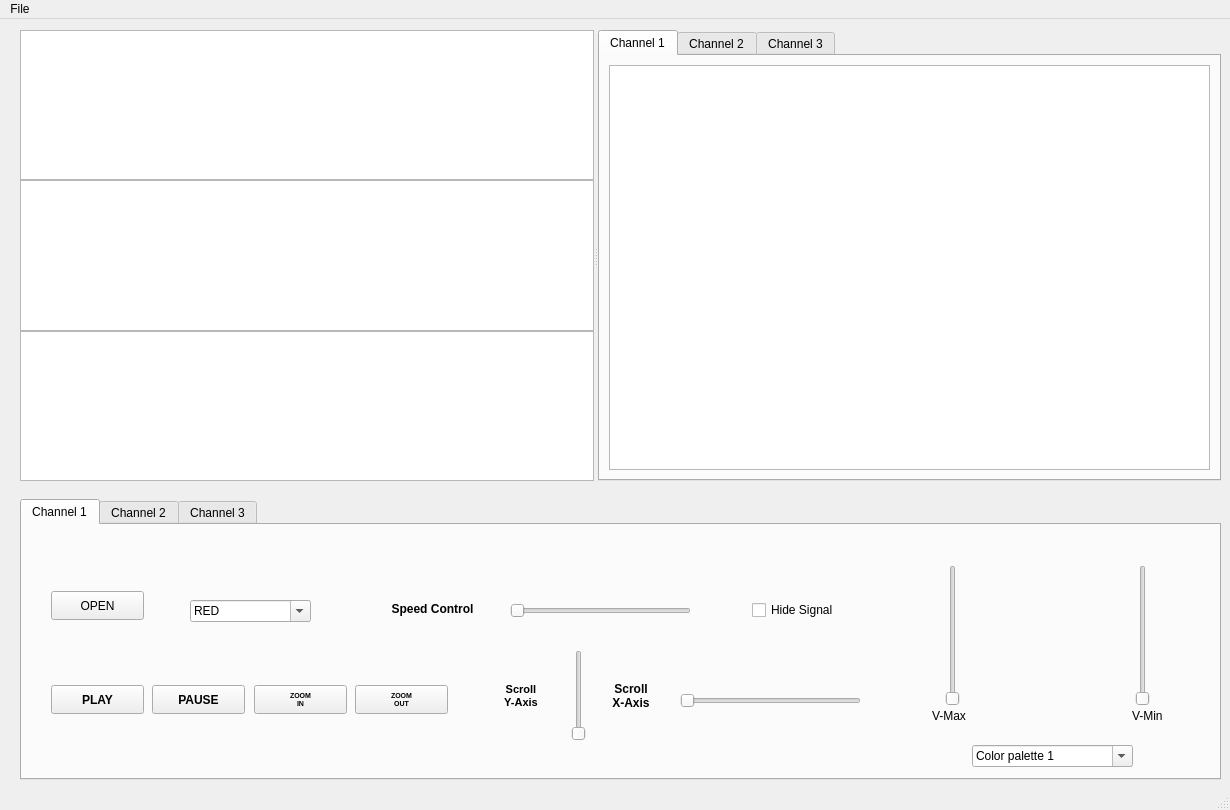
<?xml version="1.0" encoding="UTF-8"?>
<ui version="4.0">
 <class>MainWindow</class>
 <widget class="QMainWindow" name="MainWindow">
  <property name="geometry">
   <rect>
    <x>0</x>
    <y>0</y>
    <width>1230</width>
    <height>810</height>
   </rect>
  </property>
  <property name="sizePolicy">
   <sizepolicy hsizetype="Preferred" vsizetype="Preferred">
    <horstretch>0</horstretch>
    <verstretch>0</verstretch>
   </sizepolicy>
  </property>
  <property name="windowTitle">
   <string>Signal Viewer</string>
  </property>
  <property name="windowIcon">
   <iconset>
    <normaloff>Test/ICONS/wicon.jpg</normaloff>Test/ICONS/wicon.jpg</iconset>
  </property>
  <widget class="QWidget" name="centralwidget">
   <widget class="QTabWidget" name="tabWidget">
    <property name="geometry">
     <rect>
      <x>20</x>
      <y>480</y>
      <width>1201</width>
      <height>281</height>
     </rect>
    </property>
    <property name="currentIndex">
     <number>0</number>
    </property>
    <property name="iconSize">
     <size>
      <width>60</width>
      <height>20</height>
     </size>
    </property>
    <widget class="QWidget" name="tab_1">
     <attribute name="title">
      <string>Channel 1</string>
     </attribute>
     <widget class="QCheckBox" name="hide_1">
      <property name="geometry">
       <rect>
        <x>730</x>
        <y>75</y>
        <width>89</width>
        <height>20</height>
       </rect>
      </property>
      <property name="text">
       <string>Hide Signal</string>
      </property>
     </widget>
     <widget class="QLabel" name="labelY_1">
      <property name="geometry">
       <rect>
        <x>478</x>
        <y>155</y>
        <width>42</width>
        <height>32</height>
       </rect>
      </property>
      <property name="font">
       <font>
        <pointsize>8</pointsize>
        <weight>75</weight>
        <bold>true</bold>
       </font>
      </property>
      <property name="text">
       <string>&lt;html&gt;&lt;head/&gt;&lt;body&gt;&lt;p&gt;Scroll&lt;br/&gt;Y-Axis&lt;/p&gt;&lt;/body&gt;&lt;/html&gt;</string>
      </property>
      <property name="alignment">
       <set>Qt::AlignCenter</set>
      </property>
     </widget>
     <widget class="QSlider" name="speedSlider_1">
      <property name="geometry">
       <rect>
        <x>488</x>
        <y>75</y>
        <width>181</width>
        <height>22</height>
       </rect>
      </property>
      <property name="sizePolicy">
       <sizepolicy hsizetype="Preferred" vsizetype="Fixed">
        <horstretch>0</horstretch>
        <verstretch>0</verstretch>
       </sizepolicy>
      </property>
      <property name="orientation">
       <enum>Qt::Horizontal</enum>
      </property>
     </widget>
     <widget class="QSlider" name="horizontalSlider_1">
      <property name="geometry">
       <rect>
        <x>658</x>
        <y>165</y>
        <width>181</width>
        <height>22</height>
       </rect>
      </property>
      <property name="sizePolicy">
       <sizepolicy hsizetype="Preferred" vsizetype="Fixed">
        <horstretch>0</horstretch>
        <verstretch>0</verstretch>
       </sizepolicy>
      </property>
      <property name="orientation">
       <enum>Qt::Horizontal</enum>
      </property>
     </widget>
     <widget class="QPushButton" name="play_1">
      <property name="geometry">
       <rect>
        <x>29</x>
        <y>160</y>
        <width>93</width>
        <height>29</height>
       </rect>
      </property>
      <property name="font">
       <font>
        <weight>75</weight>
        <bold>true</bold>
       </font>
      </property>
      <property name="text">
       <string>PLAY</string>
      </property>
      <property name="icon">
       <iconset>
        <normaloff>Test/ICONS/play1.png</normaloff>Test/ICONS/play1.png</iconset>
      </property>
     </widget>
     <widget class="QPushButton" name="open_1">
      <property name="geometry">
       <rect>
        <x>29</x>
        <y>66</y>
        <width>93</width>
        <height>29</height>
       </rect>
      </property>
      <property name="text">
       <string>OPEN</string>
      </property>
      <property name="icon">
       <iconset>
        <normaloff>Test/ICONS/open1.PNG</normaloff>Test/ICONS/open1.PNG</iconset>
      </property>
     </widget>
     <widget class="QSlider" name="verticalSlider_1">
      <property name="geometry">
       <rect>
        <x>546</x>
        <y>125</y>
        <width>22</width>
        <height>91</height>
       </rect>
      </property>
      <property name="orientation">
       <enum>Qt::Vertical</enum>
      </property>
     </widget>
     <widget class="QPushButton" name="pause_1">
      <property name="geometry">
       <rect>
        <x>130</x>
        <y>160</y>
        <width>93</width>
        <height>29</height>
       </rect>
      </property>
      <property name="font">
       <font>
        <weight>75</weight>
        <bold>true</bold>
       </font>
      </property>
      <property name="text">
       <string>PAUSE</string>
      </property>
      <property name="icon">
       <iconset>
        <normaloff>Test/ICONS/pause1.png</normaloff>Test/ICONS/pause1.png</iconset>
      </property>
     </widget>
     <widget class="QPushButton" name="zoom_out_1">
      <property name="geometry">
       <rect>
        <x>333</x>
        <y>160</y>
        <width>93</width>
        <height>29</height>
       </rect>
      </property>
      <property name="font">
       <font>
        <pointsize>5</pointsize>
        <weight>75</weight>
        <bold>true</bold>
       </font>
      </property>
      <property name="text">
       <string>ZOOM
OUT</string>
      </property>
      <property name="icon">
       <iconset>
        <normaloff>Test/ICONS/zoomout1.png</normaloff>Test/ICONS/zoomout1.png</iconset>
      </property>
     </widget>
     <widget class="QLabel" name="labelX_1">
      <property name="geometry">
       <rect>
        <x>588</x>
        <y>155</y>
        <width>42</width>
        <height>32</height>
       </rect>
      </property>
      <property name="font">
       <font>
        <weight>75</weight>
        <bold>true</bold>
       </font>
      </property>
      <property name="text">
       <string>&lt;html&gt;&lt;head/&gt;&lt;body&gt;&lt;p&gt;Scroll&lt;br/&gt;X-Axis&lt;/p&gt;&lt;/body&gt;&lt;/html&gt;</string>
      </property>
      <property name="alignment">
       <set>Qt::AlignCenter</set>
      </property>
     </widget>
     <widget class="QPushButton" name="zoom_in_1">
      <property name="geometry">
       <rect>
        <x>232</x>
        <y>160</y>
        <width>93</width>
        <height>29</height>
       </rect>
      </property>
      <property name="font">
       <font>
        <pointsize>5</pointsize>
        <weight>75</weight>
        <bold>true</bold>
       </font>
      </property>
      <property name="text">
       <string>ZOOM
IN</string>
      </property>
      <property name="icon">
       <iconset>
        <normaloff>Test/ICONS/zoomin1.png</normaloff>Test/ICONS/zoomin1.png</iconset>
      </property>
      <property name="checked">
       <bool>false</bool>
      </property>
     </widget>
     <widget class="QLabel" name="labelSpeed_1">
      <property name="geometry">
       <rect>
        <x>358</x>
        <y>75</y>
        <width>105</width>
        <height>18</height>
       </rect>
      </property>
      <property name="font">
       <font>
        <pointsize>9</pointsize>
        <weight>75</weight>
        <bold>true</bold>
       </font>
      </property>
      <property name="text">
       <string>&lt;html&gt;&lt;head/&gt;&lt;body&gt;&lt;p&gt;Speed Control&lt;/p&gt;&lt;/body&gt;&lt;/html&gt;</string>
      </property>
      <property name="alignment">
       <set>Qt::AlignCenter</set>
      </property>
     </widget>
     <widget class="QComboBox" name="comboBoxColor_1">
      <property name="geometry">
       <rect>
        <x>168</x>
        <y>75</y>
        <width>121</width>
        <height>22</height>
       </rect>
      </property>
      <property name="editable">
       <bool>true</bool>
      </property>
      <property name="currentText">
       <string>RED</string>
      </property>
      <item>
       <property name="text">
        <string>RED</string>
       </property>
      </item>
      <item>
       <property name="text">
        <string>Green</string>
       </property>
      </item>
      <item>
       <property name="text">
        <string>Blue</string>
       </property>
      </item>
     </widget>
     <widget class="QComboBox" name="comboBox_ColorPalette_1">
      <property name="geometry">
       <rect>
        <x>950</x>
        <y>220</y>
        <width>161</width>
        <height>22</height>
       </rect>
      </property>
      <property name="editable">
       <bool>true</bool>
      </property>
      <property name="currentText">
       <string>Color palette 1</string>
      </property>
      <item>
       <property name="text">
        <string>Color palette 1</string>
       </property>
      </item>
      <item>
       <property name="text">
        <string>Color palette 2</string>
       </property>
      </item>
      <item>
       <property name="text">
        <string>Color palette 3</string>
       </property>
      </item>
      <item>
       <property name="text">
        <string>Color palette 4</string>
       </property>
      </item>
      <item>
       <property name="text">
        <string>Color palette 5</string>
       </property>
      </item>
     </widget>
     <widget class="QLabel" name="labelSpecVMax_1">
      <property name="geometry">
       <rect>
        <x>910</x>
        <y>180</y>
        <width>36</width>
        <height>22</height>
       </rect>
      </property>
      <property name="text">
       <string>V-Max</string>
      </property>
     </widget>
     <widget class="QLabel" name="labelSpecVMin_1">
      <property name="geometry">
       <rect>
        <x>1110</x>
        <y>180</y>
        <width>33</width>
        <height>22</height>
       </rect>
      </property>
      <property name="text">
       <string>V-Min</string>
      </property>
     </widget>
     <widget class="QSlider" name="SpecVMinSlider_1">
      <property name="geometry">
       <rect>
        <x>1110</x>
        <y>40</y>
        <width>22</width>
        <height>141</height>
       </rect>
      </property>
      <property name="orientation">
       <enum>Qt::Vertical</enum>
      </property>
     </widget>
     <widget class="QSlider" name="SpecVMaxSlider_1">
      <property name="geometry">
       <rect>
        <x>920</x>
        <y>40</y>
        <width>22</width>
        <height>141</height>
       </rect>
      </property>
      <property name="orientation">
       <enum>Qt::Vertical</enum>
      </property>
     </widget>
    </widget>
    <widget class="QWidget" name="tab_2">
     <attribute name="title">
      <string>Channel 2</string>
     </attribute>
     <widget class="QLabel" name="labelSpeed_2">
      <property name="geometry">
       <rect>
        <x>358</x>
        <y>75</y>
        <width>105</width>
        <height>18</height>
       </rect>
      </property>
      <property name="font">
       <font>
        <pointsize>9</pointsize>
        <weight>75</weight>
        <bold>true</bold>
       </font>
      </property>
      <property name="text">
       <string>&lt;html&gt;&lt;head/&gt;&lt;body&gt;&lt;p&gt;Speed Control&lt;/p&gt;&lt;/body&gt;&lt;/html&gt;</string>
      </property>
      <property name="alignment">
       <set>Qt::AlignCenter</set>
      </property>
     </widget>
     <widget class="QLabel" name="labelY_2">
      <property name="geometry">
       <rect>
        <x>478</x>
        <y>155</y>
        <width>42</width>
        <height>32</height>
       </rect>
      </property>
      <property name="font">
       <font>
        <pointsize>8</pointsize>
        <weight>75</weight>
        <bold>true</bold>
       </font>
      </property>
      <property name="text">
       <string>&lt;html&gt;&lt;head/&gt;&lt;body&gt;&lt;p&gt;Scroll&lt;br/&gt;Y-Axis&lt;/p&gt;&lt;/body&gt;&lt;/html&gt;</string>
      </property>
      <property name="alignment">
       <set>Qt::AlignCenter</set>
      </property>
     </widget>
     <widget class="QPushButton" name="zoom_in_2">
      <property name="geometry">
       <rect>
        <x>232</x>
        <y>160</y>
        <width>93</width>
        <height>29</height>
       </rect>
      </property>
      <property name="font">
       <font>
        <pointsize>5</pointsize>
        <weight>75</weight>
        <bold>true</bold>
       </font>
      </property>
      <property name="text">
       <string>ZOOM
IN</string>
      </property>
      <property name="icon">
       <iconset>
        <normaloff>Test/ICONS/zoomin1.png</normaloff>Test/ICONS/zoomin1.png</iconset>
      </property>
      <property name="checked">
       <bool>false</bool>
      </property>
     </widget>
     <widget class="QCheckBox" name="hide_2">
      <property name="geometry">
       <rect>
        <x>730</x>
        <y>75</y>
        <width>89</width>
        <height>20</height>
       </rect>
      </property>
      <property name="text">
       <string>Hide Signal</string>
      </property>
     </widget>
     <widget class="QPushButton" name="zoom_out_2">
      <property name="geometry">
       <rect>
        <x>333</x>
        <y>160</y>
        <width>93</width>
        <height>29</height>
       </rect>
      </property>
      <property name="font">
       <font>
        <pointsize>5</pointsize>
        <weight>75</weight>
        <bold>true</bold>
       </font>
      </property>
      <property name="text">
       <string>ZOOM
OUT</string>
      </property>
      <property name="icon">
       <iconset>
        <normaloff>Test/ICONS/zoomout1.png</normaloff>Test/ICONS/zoomout1.png</iconset>
      </property>
     </widget>
     <widget class="QPushButton" name="open_2">
      <property name="geometry">
       <rect>
        <x>29</x>
        <y>66</y>
        <width>93</width>
        <height>29</height>
       </rect>
      </property>
      <property name="text">
       <string>OPEN</string>
      </property>
      <property name="icon">
       <iconset>
        <normaloff>Test/ICONS/open1.PNG</normaloff>Test/ICONS/open1.PNG</iconset>
      </property>
     </widget>
     <widget class="QPushButton" name="play_2">
      <property name="geometry">
       <rect>
        <x>29</x>
        <y>160</y>
        <width>93</width>
        <height>29</height>
       </rect>
      </property>
      <property name="font">
       <font>
        <weight>75</weight>
        <bold>true</bold>
       </font>
      </property>
      <property name="text">
       <string>PLAY</string>
      </property>
      <property name="icon">
       <iconset>
        <normaloff>Test/ICONS/play1.png</normaloff>Test/ICONS/play1.png</iconset>
      </property>
     </widget>
     <widget class="QSlider" name="speedSlider_2">
      <property name="geometry">
       <rect>
        <x>488</x>
        <y>75</y>
        <width>181</width>
        <height>22</height>
       </rect>
      </property>
      <property name="sizePolicy">
       <sizepolicy hsizetype="Preferred" vsizetype="Fixed">
        <horstretch>0</horstretch>
        <verstretch>0</verstretch>
       </sizepolicy>
      </property>
      <property name="orientation">
       <enum>Qt::Horizontal</enum>
      </property>
     </widget>
     <widget class="QSlider" name="horizontalSlider_2">
      <property name="geometry">
       <rect>
        <x>658</x>
        <y>165</y>
        <width>181</width>
        <height>22</height>
       </rect>
      </property>
      <property name="sizePolicy">
       <sizepolicy hsizetype="Preferred" vsizetype="Fixed">
        <horstretch>0</horstretch>
        <verstretch>0</verstretch>
       </sizepolicy>
      </property>
      <property name="orientation">
       <enum>Qt::Horizontal</enum>
      </property>
     </widget>
     <widget class="QComboBox" name="comboBoxColor_2">
      <property name="geometry">
       <rect>
        <x>168</x>
        <y>75</y>
        <width>121</width>
        <height>22</height>
       </rect>
      </property>
      <property name="editable">
       <bool>true</bool>
      </property>
      <property name="currentText">
       <string>RED</string>
      </property>
      <item>
       <property name="text">
        <string>RED</string>
       </property>
      </item>
      <item>
       <property name="text">
        <string>Green</string>
       </property>
      </item>
      <item>
       <property name="text">
        <string>Blue</string>
       </property>
      </item>
     </widget>
     <widget class="QLabel" name="labelX_2">
      <property name="geometry">
       <rect>
        <x>588</x>
        <y>155</y>
        <width>42</width>
        <height>32</height>
       </rect>
      </property>
      <property name="font">
       <font>
        <weight>75</weight>
        <bold>true</bold>
       </font>
      </property>
      <property name="text">
       <string>&lt;html&gt;&lt;head/&gt;&lt;body&gt;&lt;p&gt;Scroll&lt;br/&gt;X-Axis&lt;/p&gt;&lt;/body&gt;&lt;/html&gt;</string>
      </property>
      <property name="alignment">
       <set>Qt::AlignCenter</set>
      </property>
     </widget>
     <widget class="QSlider" name="verticalSlider_2">
      <property name="geometry">
       <rect>
        <x>546</x>
        <y>125</y>
        <width>22</width>
        <height>91</height>
       </rect>
      </property>
      <property name="orientation">
       <enum>Qt::Vertical</enum>
      </property>
     </widget>
     <widget class="QPushButton" name="pause_2">
      <property name="geometry">
       <rect>
        <x>130</x>
        <y>160</y>
        <width>93</width>
        <height>29</height>
       </rect>
      </property>
      <property name="font">
       <font>
        <weight>75</weight>
        <bold>true</bold>
       </font>
      </property>
      <property name="text">
       <string>PAUSE</string>
      </property>
      <property name="icon">
       <iconset>
        <normaloff>Test/ICONS/pause1.png</normaloff>Test/ICONS/pause1.png</iconset>
      </property>
     </widget>
     <widget class="QComboBox" name="comboBox_ColorPalette_2">
      <property name="geometry">
       <rect>
        <x>950</x>
        <y>220</y>
        <width>161</width>
        <height>22</height>
       </rect>
      </property>
      <property name="editable">
       <bool>true</bool>
      </property>
      <property name="currentText">
       <string>Color palette 1</string>
      </property>
      <item>
       <property name="text">
        <string>Color palette 1</string>
       </property>
      </item>
      <item>
       <property name="text">
        <string>Color palette 2</string>
       </property>
      </item>
      <item>
       <property name="text">
        <string>Color palette 3</string>
       </property>
      </item>
      <item>
       <property name="text">
        <string>Color palette 4</string>
       </property>
      </item>
      <item>
       <property name="text">
        <string>Color palette 5</string>
       </property>
      </item>
     </widget>
     <widget class="QLabel" name="labelSpecVMax_2">
      <property name="geometry">
       <rect>
        <x>910</x>
        <y>180</y>
        <width>36</width>
        <height>22</height>
       </rect>
      </property>
      <property name="text">
       <string>V-Max</string>
      </property>
     </widget>
     <widget class="QLabel" name="labelSpecVMin_2">
      <property name="geometry">
       <rect>
        <x>1110</x>
        <y>180</y>
        <width>33</width>
        <height>22</height>
       </rect>
      </property>
      <property name="text">
       <string>V-Min</string>
      </property>
     </widget>
     <widget class="QSlider" name="SpecVMinSlider_2">
      <property name="geometry">
       <rect>
        <x>1110</x>
        <y>40</y>
        <width>22</width>
        <height>141</height>
       </rect>
      </property>
      <property name="orientation">
       <enum>Qt::Vertical</enum>
      </property>
     </widget>
     <widget class="QSlider" name="SpecVMaxSlider_2">
      <property name="geometry">
       <rect>
        <x>920</x>
        <y>40</y>
        <width>22</width>
        <height>141</height>
       </rect>
      </property>
      <property name="orientation">
       <enum>Qt::Vertical</enum>
      </property>
     </widget>
    </widget>
    <widget class="QWidget" name="tab_3">
     <attribute name="title">
      <string>Channel 3</string>
     </attribute>
     <widget class="QLabel" name="labelY_3">
      <property name="geometry">
       <rect>
        <x>478</x>
        <y>155</y>
        <width>42</width>
        <height>32</height>
       </rect>
      </property>
      <property name="font">
       <font>
        <pointsize>8</pointsize>
        <weight>75</weight>
        <bold>true</bold>
       </font>
      </property>
      <property name="text">
       <string>&lt;html&gt;&lt;head/&gt;&lt;body&gt;&lt;p&gt;Scroll&lt;br/&gt;Y-Axis&lt;/p&gt;&lt;/body&gt;&lt;/html&gt;</string>
      </property>
      <property name="alignment">
       <set>Qt::AlignCenter</set>
      </property>
     </widget>
     <widget class="QSlider" name="horizontalSlider_3">
      <property name="geometry">
       <rect>
        <x>658</x>
        <y>165</y>
        <width>181</width>
        <height>22</height>
       </rect>
      </property>
      <property name="sizePolicy">
       <sizepolicy hsizetype="Preferred" vsizetype="Fixed">
        <horstretch>0</horstretch>
        <verstretch>0</verstretch>
       </sizepolicy>
      </property>
      <property name="orientation">
       <enum>Qt::Horizontal</enum>
      </property>
     </widget>
     <widget class="QComboBox" name="comboBoxColor_3">
      <property name="geometry">
       <rect>
        <x>168</x>
        <y>75</y>
        <width>121</width>
        <height>22</height>
       </rect>
      </property>
      <property name="editable">
       <bool>true</bool>
      </property>
      <property name="currentText">
       <string>RED</string>
      </property>
      <item>
       <property name="text">
        <string>RED</string>
       </property>
      </item>
      <item>
       <property name="text">
        <string>Green</string>
       </property>
      </item>
      <item>
       <property name="text">
        <string>Blue</string>
       </property>
      </item>
     </widget>
     <widget class="QPushButton" name="pause_3">
      <property name="geometry">
       <rect>
        <x>130</x>
        <y>160</y>
        <width>93</width>
        <height>29</height>
       </rect>
      </property>
      <property name="font">
       <font>
        <weight>75</weight>
        <bold>true</bold>
       </font>
      </property>
      <property name="text">
       <string>PAUSE</string>
      </property>
      <property name="icon">
       <iconset>
        <normaloff>Test/ICONS/pause1.png</normaloff>Test/ICONS/pause1.png</iconset>
      </property>
     </widget>
     <widget class="QLabel" name="labelX_3">
      <property name="geometry">
       <rect>
        <x>588</x>
        <y>155</y>
        <width>42</width>
        <height>32</height>
       </rect>
      </property>
      <property name="font">
       <font>
        <weight>75</weight>
        <bold>true</bold>
       </font>
      </property>
      <property name="text">
       <string>&lt;html&gt;&lt;head/&gt;&lt;body&gt;&lt;p&gt;Scroll&lt;br/&gt;X-Axis&lt;/p&gt;&lt;/body&gt;&lt;/html&gt;</string>
      </property>
      <property name="alignment">
       <set>Qt::AlignCenter</set>
      </property>
     </widget>
     <widget class="QSlider" name="speedSlider_3">
      <property name="geometry">
       <rect>
        <x>488</x>
        <y>75</y>
        <width>181</width>
        <height>22</height>
       </rect>
      </property>
      <property name="sizePolicy">
       <sizepolicy hsizetype="Preferred" vsizetype="Fixed">
        <horstretch>0</horstretch>
        <verstretch>0</verstretch>
       </sizepolicy>
      </property>
      <property name="orientation">
       <enum>Qt::Horizontal</enum>
      </property>
     </widget>
     <widget class="QPushButton" name="zoom_in_3">
      <property name="geometry">
       <rect>
        <x>232</x>
        <y>160</y>
        <width>93</width>
        <height>29</height>
       </rect>
      </property>
      <property name="font">
       <font>
        <pointsize>5</pointsize>
        <weight>75</weight>
        <bold>true</bold>
       </font>
      </property>
      <property name="text">
       <string>ZOOM
IN</string>
      </property>
      <property name="icon">
       <iconset>
        <normaloff>Test/ICONS/zoomin1.png</normaloff>Test/ICONS/zoomin1.png</iconset>
      </property>
      <property name="checked">
       <bool>false</bool>
      </property>
     </widget>
     <widget class="QPushButton" name="play_3">
      <property name="geometry">
       <rect>
        <x>29</x>
        <y>160</y>
        <width>93</width>
        <height>29</height>
       </rect>
      </property>
      <property name="font">
       <font>
        <weight>75</weight>
        <bold>true</bold>
       </font>
      </property>
      <property name="text">
       <string>PLAY</string>
      </property>
      <property name="icon">
       <iconset>
        <normaloff>Test/ICONS/play1.png</normaloff>Test/ICONS/play1.png</iconset>
      </property>
     </widget>
     <widget class="QCheckBox" name="hide_3">
      <property name="geometry">
       <rect>
        <x>730</x>
        <y>75</y>
        <width>89</width>
        <height>20</height>
       </rect>
      </property>
      <property name="text">
       <string>Hide Signal</string>
      </property>
     </widget>
     <widget class="QPushButton" name="zoom_out_3">
      <property name="geometry">
       <rect>
        <x>333</x>
        <y>160</y>
        <width>93</width>
        <height>29</height>
       </rect>
      </property>
      <property name="font">
       <font>
        <pointsize>5</pointsize>
        <weight>75</weight>
        <bold>true</bold>
       </font>
      </property>
      <property name="text">
       <string>ZOOM
OUT</string>
      </property>
      <property name="icon">
       <iconset>
        <normaloff>Test/ICONS/zoomout1.png</normaloff>Test/ICONS/zoomout1.png</iconset>
      </property>
     </widget>
     <widget class="QComboBox" name="comboBox_ColorPalette_3">
      <property name="geometry">
       <rect>
        <x>950</x>
        <y>220</y>
        <width>161</width>
        <height>22</height>
       </rect>
      </property>
      <property name="editable">
       <bool>true</bool>
      </property>
      <property name="currentText">
       <string>Color palette 1</string>
      </property>
      <item>
       <property name="text">
        <string>Color palette 1</string>
       </property>
      </item>
      <item>
       <property name="text">
        <string>Color palette 2</string>
       </property>
      </item>
      <item>
       <property name="text">
        <string>Color palette 3</string>
       </property>
      </item>
      <item>
       <property name="text">
        <string>Color palette 4</string>
       </property>
      </item>
      <item>
       <property name="text">
        <string>Color palette 5</string>
       </property>
      </item>
     </widget>
     <widget class="QPushButton" name="open_3">
      <property name="geometry">
       <rect>
        <x>29</x>
        <y>66</y>
        <width>93</width>
        <height>29</height>
       </rect>
      </property>
      <property name="text">
       <string>OPEN</string>
      </property>
      <property name="icon">
       <iconset>
        <normaloff>Test/ICONS/open1.PNG</normaloff>Test/ICONS/open1.PNG</iconset>
      </property>
     </widget>
     <widget class="QSlider" name="verticalSlider_3">
      <property name="geometry">
       <rect>
        <x>546</x>
        <y>125</y>
        <width>22</width>
        <height>91</height>
       </rect>
      </property>
      <property name="orientation">
       <enum>Qt::Vertical</enum>
      </property>
     </widget>
     <widget class="QLabel" name="labelSpeed_3">
      <property name="geometry">
       <rect>
        <x>358</x>
        <y>75</y>
        <width>105</width>
        <height>18</height>
       </rect>
      </property>
      <property name="font">
       <font>
        <pointsize>9</pointsize>
        <weight>75</weight>
        <bold>true</bold>
       </font>
      </property>
      <property name="text">
       <string>&lt;html&gt;&lt;head/&gt;&lt;body&gt;&lt;p&gt;Speed Control&lt;/p&gt;&lt;/body&gt;&lt;/html&gt;</string>
      </property>
      <property name="alignment">
       <set>Qt::AlignCenter</set>
      </property>
     </widget>
     <widget class="QLabel" name="labelSpecVMax_3">
      <property name="geometry">
       <rect>
        <x>910</x>
        <y>180</y>
        <width>36</width>
        <height>22</height>
       </rect>
      </property>
      <property name="text">
       <string>V-Max</string>
      </property>
     </widget>
     <widget class="QLabel" name="labelSpecVMin_3">
      <property name="geometry">
       <rect>
        <x>1110</x>
        <y>180</y>
        <width>33</width>
        <height>22</height>
       </rect>
      </property>
      <property name="text">
       <string>V-Min</string>
      </property>
     </widget>
     <widget class="QSlider" name="SpecVMinSlider_3">
      <property name="geometry">
       <rect>
        <x>1110</x>
        <y>40</y>
        <width>22</width>
        <height>141</height>
       </rect>
      </property>
      <property name="orientation">
       <enum>Qt::Vertical</enum>
      </property>
     </widget>
     <widget class="QSlider" name="SpecVMaxSlider_3">
      <property name="geometry">
       <rect>
        <x>920</x>
        <y>40</y>
        <width>22</width>
        <height>141</height>
       </rect>
      </property>
      <property name="orientation">
       <enum>Qt::Vertical</enum>
      </property>
     </widget>
    </widget>
   </widget>
   <widget class="QSplitter" name="splitter">
    <property name="geometry">
     <rect>
      <x>20</x>
      <y>11</y>
      <width>1201</width>
      <height>451</height>
     </rect>
    </property>
    <property name="orientation">
     <enum>Qt::Horizontal</enum>
    </property>
    <widget class="QWidget" name="">
     <layout class="QVBoxLayout" name="verticalLayout">
      <property name="spacing">
       <number>0</number>
      </property>
      <item>
       <widget class="QGraphicsView" name="graphicsView_1"/>
      </item>
      <item>
       <widget class="QGraphicsView" name="graphicsView_2">
        <property name="interactive">
         <bool>true</bool>
        </property>
       </widget>
      </item>
      <item>
       <widget class="QGraphicsView" name="graphicsView_3">
        <property name="interactive">
         <bool>true</bool>
        </property>
       </widget>
      </item>
     </layout>
    </widget>
    <widget class="QTabWidget" name="tabWidget_2">
     <property name="currentIndex">
      <number>0</number>
     </property>
     <widget class="QWidget" name="tabSpec_1">
      <attribute name="title">
       <string>Channel 1</string>
      </attribute>
      <layout class="QGridLayout" name="gridLayout">
       <item row="0" column="0">
        <widget class="QGraphicsView" name="graphicsView_Spec_1"/>
       </item>
      </layout>
     </widget>
     <widget class="QWidget" name="tabSpec_2">
      <attribute name="title">
       <string>Channel 2</string>
      </attribute>
      <layout class="QGridLayout" name="gridLayout_2">
       <item row="0" column="0">
        <widget class="QGraphicsView" name="graphicsView_Spec_2"/>
       </item>
      </layout>
     </widget>
     <widget class="QWidget" name="tabSpec_3">
      <attribute name="title">
       <string>Channel 3</string>
      </attribute>
      <layout class="QGridLayout" name="gridLayout_3">
       <item row="0" column="0">
        <widget class="QGraphicsView" name="graphicsView_Spec_3"/>
       </item>
      </layout>
     </widget>
    </widget>
   </widget>
  </widget>
  <widget class="QMenuBar" name="menubar">
   <property name="geometry">
    <rect>
     <x>0</x>
     <y>0</y>
     <width>1230</width>
     <height>26</height>
    </rect>
   </property>
   <widget class="QMenu" name="menuFile">
    <property name="title">
     <string>File</string>
    </property>
    <widget class="QMenu" name="menuOpen">
     <property name="title">
      <string>Open</string>
     </property>
     <addaction name="actionChannel_1"/>
     <addaction name="actionChannel_2"/>
     <addaction name="actionChannel_3"/>
    </widget>
    <addaction name="menuOpen"/>
    <addaction name="actionGenerate_PDF"/>
    <addaction name="actionExit"/>
   </widget>
   <addaction name="menuFile"/>
  </widget>
  <widget class="QStatusBar" name="statusbar"/>
  <action name="actionExit">
   <property name="text">
    <string>Exit</string>
   </property>
  </action>
  <action name="actionChannel_1">
   <property name="text">
    <string>Channel_1</string>
   </property>
  </action>
  <action name="actionChannel_2">
   <property name="text">
    <string>Channel 2</string>
   </property>
  </action>
  <action name="actionChannel_3">
   <property name="text">
    <string>Channel 3</string>
   </property>
  </action>
  <action name="actionNew">
   <property name="text">
    <string>New</string>
   </property>
  </action>
  <action name="actionPdfChannel_1">
   <property name="text">
    <string>Channel 1</string>
   </property>
  </action>
  <action name="actionPdfChannel_2">
   <property name="text">
    <string>Channel 2</string>
   </property>
  </action>
  <action name="actionPdfChannel_3">
   <property name="text">
    <string>Channel 3</string>
   </property>
  </action>
  <action name="actionGenerate_PDF">
   <property name="text">
    <string>Generate PDF</string>
   </property>
  </action>
 </widget>
 <resources/>
 <connections/>
</ui>
